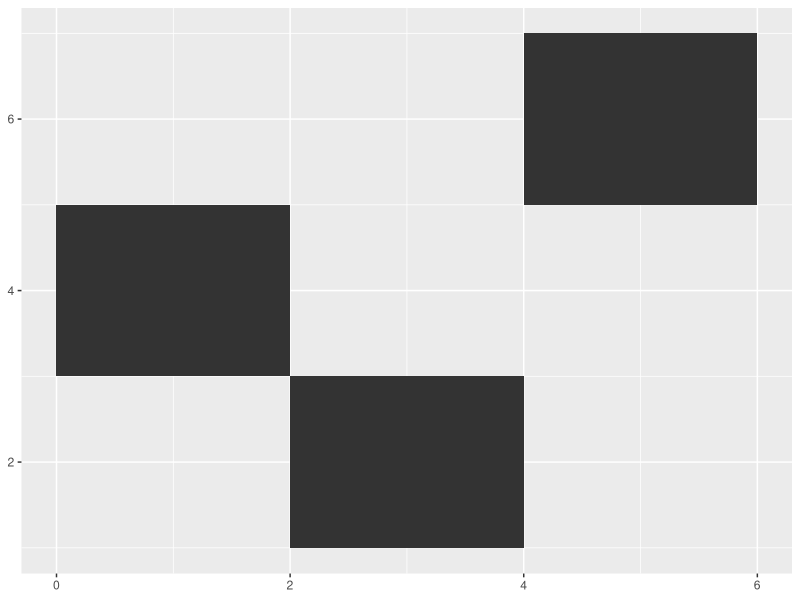
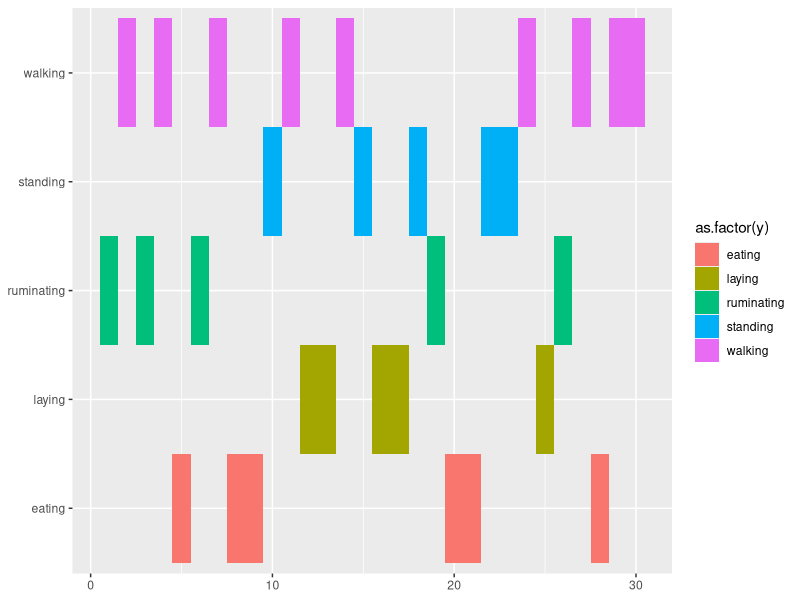

The R script that drew these images, in order:
## ---- chunk 1
knitr::opts_chunk$set(echo = TRUE)
## ---- chunk 2
tbl_tile <- tibble::tibble( x = c(3, 1, 5), y = c(2, 4, 6), label = c("a","b","c"))
require(ggplot2)
p <- ggplot(tbl_tile, aes(x, y, label = label)) + xlab(NULL) + ylab(NULL)
p + geom_tile()
## ---- chunk 3
n_nr_obs <- 30
vec_behave <- c("eating", "laying", "ruminating", "standing", "walking")
n_nr_behave <- length(vec_behave)
tbl_behavior <- tibble::tibble(x = 1:n_nr_obs, y = sample(vec_behave, n_nr_obs, replace = TRUE))
tbl_behavior
## ---- chunk 4
require(ggplot2)
p <- ggplot(tbl_behavior, aes(x=x, y=as.factor(y), fill = as.factor(y))) + xlab(NULL) + ylab(NULL)
p + geom_tile()
